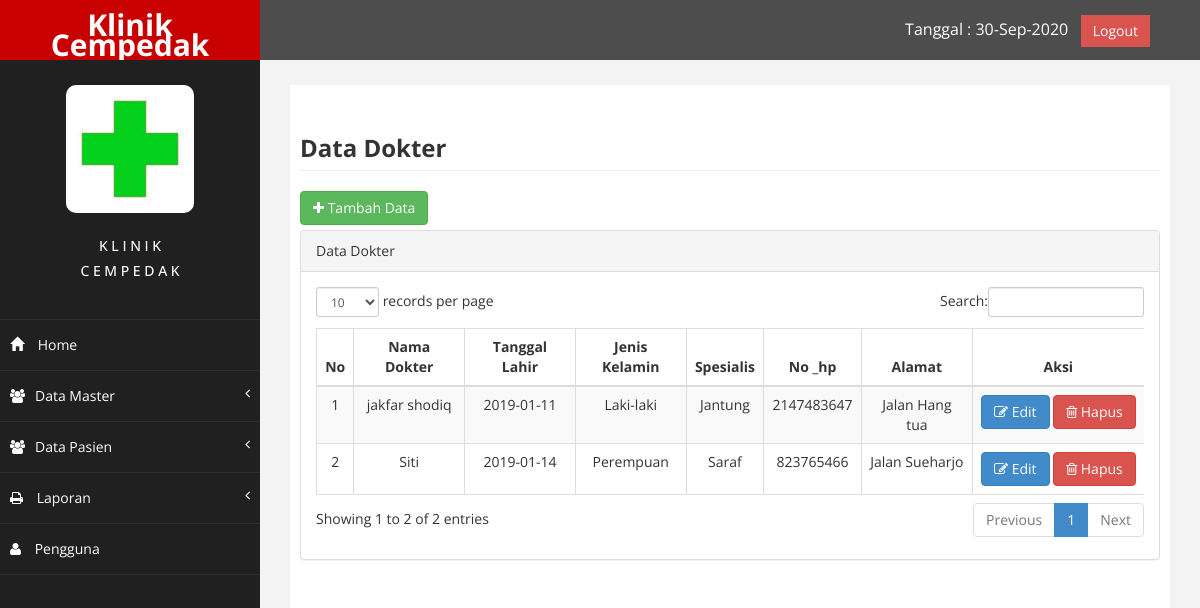
Page /index.php?page=dokter (signed in) on the committed database.
### tables this page shows
CREATE TABLE IF NOT EXISTS `dokter` (
  `kode_dokter` varchar(10) NOT NULL,
  `nama_dokter` varchar(50) DEFAULT NULL,
  `Jenis_kelamin` varchar(10) DEFAULT NULL,
  `tanggal_lahir` date DEFAULT NULL,
  `sepesialis` varchar(50) DEFAULT NULL,
  `alamat` varchar(50) DEFAULT NULL,
  `no_hp` int(13) DEFAULT NULL,
  PRIMARY KEY (`kode_dokter`)
);

### page/dokter/dokter.php (the view)
<div class="row">
    <div class="col-md-12">
         <h3 class="page-header"><strong>Data Dokter</strong></h3>
        <a href ="?page=dokter&aksi=tambah" class = "btn btn-success" style="margin-bottom: 5px;"><i class ="fa fa-plus"></i> Tambah Data </a>
        <div class="panel panel-default">
            <div class="panel-heading"> Data Dokter </div>
                <div class="panel-body">
                    <div class="table-responsive">
                        <table class="table table-striped table-bordered table-hover" id="dataTables-example">
                            <thead>
                                <tr>
                                <th class="text-center">No</th>
                                <th class="text-center">Nama Dokter</th>
                                <th class="text-center">Tanggal Lahir</th>
                                <th class="text-center">Jenis Kelamin</th>
                                <th class="text-center">Spesialis</th>
                                <th class="text-center">No _hp</th>
                                <th class="text-center">Alamat</th>
                                <th class="text-center">Aksi</th>
                                </tr>
                            </thead>
                            <tbody>
                            <?php
                                $sql = $koneksi -> query ("select * from dokter");
                                $no=1;
                                while ($data = $sql -> fetch_assoc()) {
                            ?>
                            <tr>
                                <td class="text-center"><?php echo $no++ ?></td>
                                <td class="text-center"><?php echo $data ['nama_dokter'] ?></td>
                                <td class="text-center"><?php echo $data ['tanggal_lahir'] ?></td>
                                <td class="text-center"><?php echo $data ['Jenis_kelamin'] ?></td>
                                <td class="text-center"><?php echo $data ['sepesialis'] ?></td>
                                <td class="text-center"><?php echo $data ['no_hp'] ?></td>
                                <td class="text-center"><?php echo $data ['alamat'] ?></td>
                                <td class="text-center">
                                    <a href="?page=dokter&aksi=edit&kode_dokter=<?php echo $data['kode_dokter']; ?>"><button type="button" class="btn btn-primary"><i class="fa fa-edit "></i> Edit</button>
                                    <a onclick="return confirm('Anda Yakin Akan Menghapus Data Ini ?')" href="?page=dokter&aksi=hapus&kode_dokter=<?php echo $data['kode_dokter']; ?>"><button type="button" class="btn btn-danger"><i class="fa fa-trash-o"></i> Hapus</button></a>
                                </td>
                            </tr>
                                <?php } ?>
                            </tbody>
                        </table>
                     </div>
                </div>
            </div>
        </div>
</div>

### index.php (shortened to what this page needs)
<?php
$koneksi = new mysqli("localhost", "root", "", "db_klinik_farhana");
if ($_SESSION['admin']) {
?>
    <!DOCTYPE html>
    <html xmlns="http://www.w3.org/1999/xhtml">
    <head>
        <link href="assets/css/bootstrap.css" rel="stylesheet" />
        <link href="assets/css/font-awesome.css" rel="stylesheet" />
        <link href="assets/css/custom.css" rel="stylesheet" />
        <link href="assets/js/dataTables/dataTables.bootstrap.css" rel="stylesheet" />
    </head>
    <body>
        <div id="wrapper">
            <nav class="navbar navbar-default navbar-cls-top " role="navigation" style="margin-bottom: 0">
                <div class="navbar-header">
                    <a class="navbar-brand">Klinik Cempedak</a>
                </div>
                <div style="color: white;
                padding: 15px 50px 5px 50px;
                float: right;
                font-size: 16px;"><?php echo "Tanggal : " . date("d-M-Y"); ?> &nbsp; <a onclick="return confirm('Anda Yakin Ingin Keluar ?')" href="logout.php" class="btn btn-danger square-btn-adjust">Logout</a>
                </div>
            </nav>
            <nav class="navbar-default navbar-side" role="navigation">
                <div class="sidebar-collapse">
                    <ul class="nav" id="main-menu">
                        <div style="color: white;">
                            <li class="text-center">
                                <img src="assets/img/klinik.png" class="user-image img-responsive" width="128" height="128" />
                                <h5>K L I N I K</h5>
                                <h5>C E M P E D A K</h5>
                            </li>
                        </div>
                        <li>
                            <a></a>
                        </li>
                        <li>
                            <a href="?page=halaman1"><i class="glyphicon glyphicon-home fa-1x"></i> Home</a>
                        </li>
                        <li>
                            <a href=""><i class="fa fa-users fa-1x"></i>Data Master<span class="fa arrow"></span></a>
                        </li>
                        <li>
                            <a href=""><i class="fa fa-users fa-1x"></i>Data Pasien<span class="fa arrow"></span></a>
                        </li>
                        <li>
                            <a href=""><i class="fa fa-print fa-1x"></i> Laporan <span class="fa arrow"></span></a>
                        </li>
                        <li>
                            <a href="?page=pengguna"><i class="fa fa-user fa-1x"></i> Pengguna</a>
                        </li>
                    </ul>
                </div>
            </nav>
            <div id="page-wrapper">
                <div id="page-inner">
                    <div class="row">
                        <div class="col-md-12">
                            <?php
                            $page = @$_GET['page'];
                            $aksi = @$_GET['aksi'];
                            if ($page == "halaman1") {
                                if ($aksi == "") {
                                    include "halaman_awal.php";
                                }
                            } elseif ($page == "pasien") {
                                if ($aksi == "") {
                                    include "page/pasien/input.php";
                                }
                            } elseif ($page == "ps") {
                                if ($aksi == "") {
                                    include "page/pasien/pasien.php";
                                }
                            } elseif ($page == "dokter") {
                                if ($aksi == "") {
                                    include "page/dokter/dokter.php";
                                } elseif ($aksi == "tambah") {
                                    include "page/dokter/tambah.php";
                                } elseif ($aksi == "edit") {
                                    include "page/dokter/edit.php";
                                } elseif ($aksi == "hapus") {
                                    include "page/dokter/hapus.php";
                                }
                            } elseif ($page == "laporan") {
                                if ($aksi == "") {
                                    include "page/laporan/tampil_lap.php";
                                }
                            } elseif ($page == "tampil_lap") {
                                if ($aksi == "") {
                                    include "page/laporan/tampil_lap.php";
                                }
                            } elseif ($page == "rekap") {
                                if ($aksi == "") {
                                    include "page/rekap/tampil_rek.php";
                                }
                            } elseif ($page == "tampil_rek") {
                                if ($aksi == "") {
                                    include "page/rekap/tampil_rek.php";
                                }
                            } elseif ($page == "") {
                                include "halaman_awal.php";
                            }
                            ?>
                        </div>
                    </div>
                </div>
            </div>
    </body>
    </html>
<?php
} else {
    header("location:login.php");
}
?>

### assets/css/custom.css (style rules this page uses)
body { font-family: 'Open Sans', sans-serif; }
#wrapper { width: 100%; background:#202020; }
#page-wrapper { padding: 15px 15px; min-height: 600px; background:#F3F3F3; }
#page-inner { width:100%; margin:10px 20px 10px 0px; background-color:#fff!important; padding:10px; min-height:1200px; }
.text-center { text-align:center; }
.square-btn-adjust { border: 0px solid transparent; -webkit-border-radius: 0px; -moz-border-radius: 0px; border-radius: 0px; }
.user-image { margin: 25px auto; -webkit-border-radius: 10px; -moz-border-radius: 10px; border-radius: 10px; max-height:170px; max-width:170px; }
.navbar-cls-top .navbar-brand { color: #fff; background: #C90000; width: 260px; text-align: center; height: 60px; font-size: 30px; font-weight: 700; }
.arrow { float: right; }
.fa.arrow:before { content: "\f104"; }
.sidebar-collapse , .sidebar-collapse .nav { background:none; }
.sidebar-collapse .nav { padding:0; }
.sidebar-collapse .nav > li > a { color:#fff; background:#202020; text-shadow:none; }
.sidebar-collapse > .nav > li > a { padding:15px 10px; }
.sidebar-collapse > .nav > li { border-bottom: 1px solid rgba(107, 108, 109, 0.19); }
.navbar-side { border:none; background-color: #202020; }
.navbar-cls-top { background:#4D4D4D; border-bottom:none; }
.navbar-default { border:0px solid black; }
.navbar-header { background: #A70303; }
.nav > li > a > i { margin-right:10px; }
@media (min-width:768px) { #page-wrapper { margin: 0 0 0 260px; padding: 15px 30px; min-height: 1200px; } }
@media (min-width:768px) { .navbar-side { z-index: 1; position: absolute; width: 260px; } }
@media (min-width:768px) { .navbar { border-radius: 0px; } }

### rows in the picture
dokter: nama_dokter "jakfar shodiq", tanggal_lahir "2019-01-11", Jenis_kelamin "Laki-laki", sepesialis "Jantung", no_hp "2147483647", alamat "Jalan Hang tua"
dokter: nama_dokter "Siti", tanggal_lahir "2019-01-14", Jenis_kelamin "Perempuan", sepesialis "Saraf", no_hp "823765466", alamat "Jalan Sueharjo"
